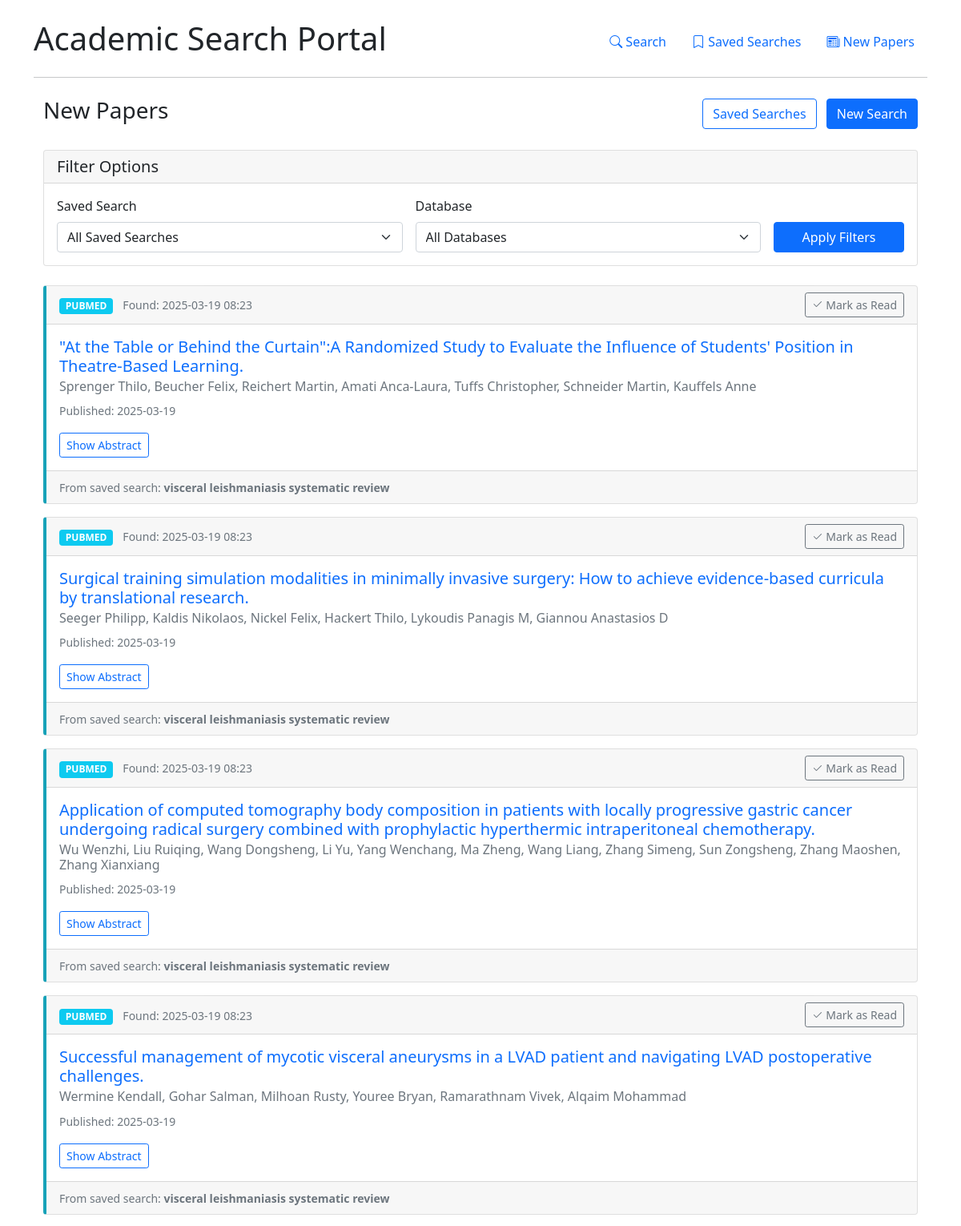
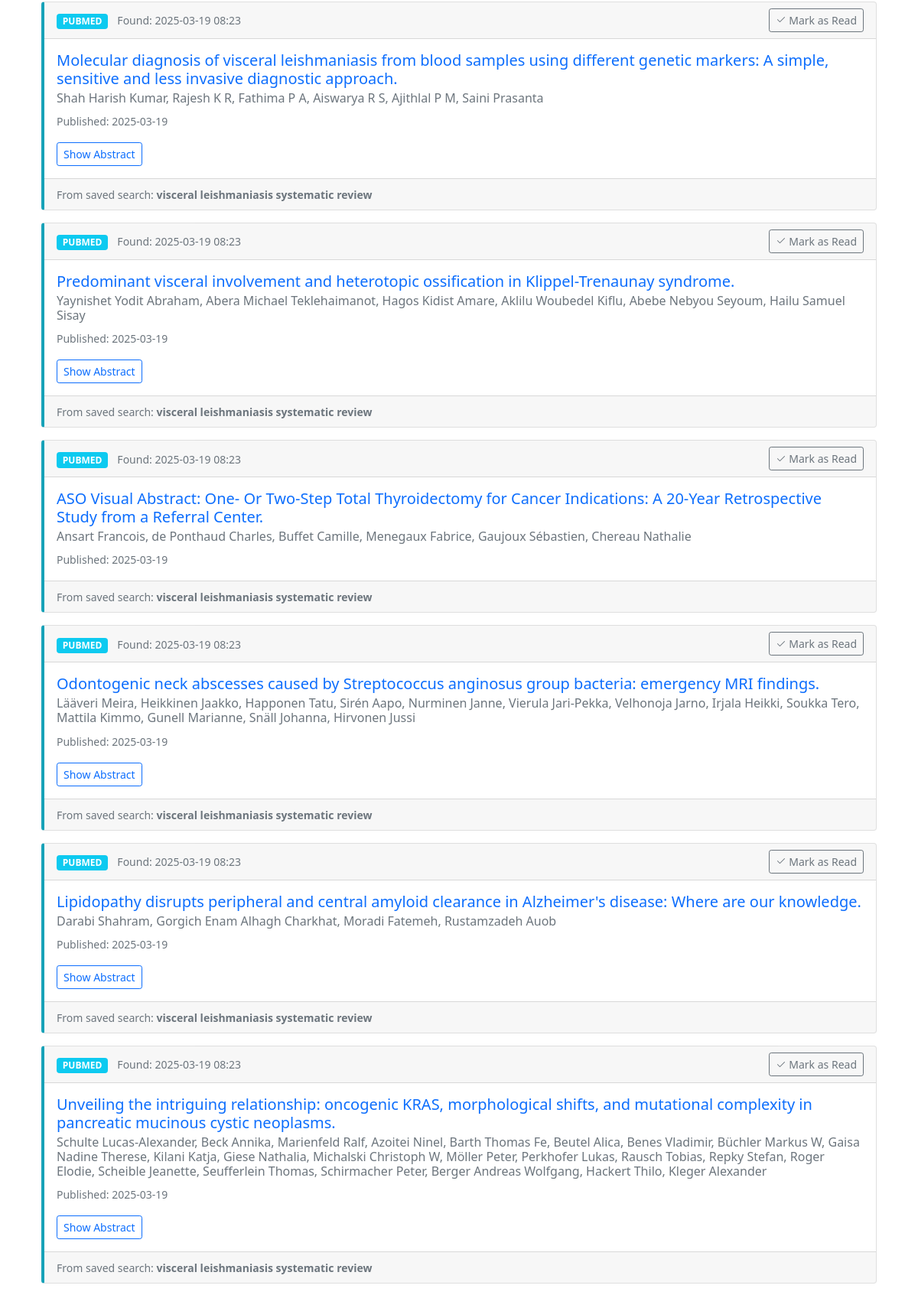
The page /new_papers (upper part) on the database its author committed (2 pictures, top to bottom).
### src/models.py (models this page shows, shortened)
class SearchResult(db.Model):
    __tablename__ = 'search_results'
    id = db.Column(db.Integer, primary_key=True)
    saved_search_id = db.Column(db.Integer, db.ForeignKey('saved_searches.id'), nullable=False)
    paper_id = db.Column(db.String(100), nullable=False)  # PMID or arXiv ID
    database = db.Column(db.String(20), nullable=False)  # pubmed, arxiv, etc.
    title = db.Column(db.String(500), nullable=True)
    authors = db.Column(db.Text, nullable=True)
    abstract = db.Column(db.Text, nullable=True)
    url = db.Column(db.String(500), nullable=True)
    publication_date = db.Column(db.DateTime, nullable=True)
    found_date = db.Column(db.DateTime, default=datetime.utcnow)
    is_new = db.Column(db.Boolean, default=True)
    is_notified = db.Column(db.Boolean, default=False)

class SavedSearch(db.Model):
    __tablename__ = 'saved_searches'
    id = db.Column(db.Integer, primary_key=True)
    name = db.Column(db.String(100), nullable=False)
    query = db.Column(db.String(500), nullable=False)
    parameters = db.Column(db.Text, nullable=False)  # JSON string of search parameters
    databases = db.Column(db.String(100), nullable=False)  # Comma-separated list of databases
    last_check_timestamp = db.Column(db.DateTime, default=datetime.utcnow)
    frequency = db.Column(db.String(20), default='monthly')  # daily, weekly, monthly
    active = db.Column(db.Boolean, default=True)
    user_email = db.Column(db.String(100), nullable=True)  # For future user integration
    created_at = db.Column(db.DateTime, default=datetime.utcnow)
    results = db.relationship('SearchResult', backref='search', lazy=True, cascade="all, delete-orphan")

### app.py (the view)
@app.route('/new_papers')
def new_papers():
    search_id = request.args.get('search_id')
    database = request.args.get('database')
    saved_searches = db.session.query(SavedSearch).all()
    query = db.session.query(SearchResult).filter_by(is_new=True)
    if search_id:
        query = query.filter_by(saved_search_id=int(search_id))
    if database:
        query = query.filter_by(database=database)
    papers = query.order_by(SearchResult.found_date.desc()).all()
    return render_template(
        'new_papers.html',
        papers=papers,
        saved_searches=saved_searches,
        selected_search_id=search_id,
        selected_database=database
    )

### templates/new_papers.html (shortened to what this page needs)
{% extends "base.html" %}
{% block content %}
<div class="container mb-4">
  <div class="d-flex justify-content-between align-items-center mb-4">
    <h3>New Papers</h3>
    <div>
      <a href="{{ url_for('saved_searches') }}" class="btn btn-outline-primary me-2">Saved Searches</a>
      <a href="{{ url_for('index') }}" class="btn btn-primary">New Search</a>
    </div>
  </div>
  <div class="card mb-4">
    <div class="card-header">
      <h5 class="mb-0">Filter Options</h5>
    </div>
    <div class="card-body">
      <form method="GET" action="{{ url_for('new_papers') }}" class="row g-3">
        <div class="col-md-5">
          <label class="form-label">Saved Search</label>
          <select class="form-select" name="search_id" onchange="this.form.submit()">
            <option value="">All Saved Searches</option>
          </select>
        </div>
        <div class="col-md-5">
          <label class="form-label">Database</label>
          <select class="form-select" name="database" onchange="this.form.submit()">
            <option value="">All Databases</option>
          </select>
        </div>
        <div class="col-md-2 d-flex align-items-end">
          <button type="submit" class="btn btn-primary w-100">Apply Filters</button>
        </div>
      </form>
    </div>
  </div>
  {% if papers %}
  <div class="papers-list">
    {% for paper in papers %}
    <div class="card mb-3 paper-card">
      <div class="card-header d-flex justify-content-between align-items-center">
        <div>
          <span class="badge {% if paper.database == 'pubmed' %}bg-info{% elif paper.database == 'arxiv' %}bg-warning{% else %}bg-secondary{% endif %}">
            {{ paper.database|upper }}
          </span>
          <small class="text-muted ms-2">Found: {{ paper.found_date.strftime('%Y-%m-%d %H:%M') }}</small>
        </div>
        <form method="POST" action="{{ url_for('mark_as_read', paper_id=paper.id) }}">
          <button type="submit" class="btn btn-sm btn-outline-secondary">
            <i class="bi bi-check2"></i> Mark as Read
          </button>
        </form>
      </div>
      <div class="card-body">
        <h5 class="card-title">
          <a href="{{ paper.url }}" target="_blank" class="text-decoration-none">{{ paper.title }}</a>
        </h5>
        <h6 class="card-subtitle mb-2 text-muted">{{ paper.authors }}</h6>
        {% if paper.publication_date %}
        <p class="card-text">
          <small class="text-muted">Published: {{ paper.publication_date.strftime('%Y-%m-%d') }}</small>
        </p>
        {% endif %}
        {% if paper.abstract %}
        <div class="mt-2">
          <button class="btn btn-sm btn-outline-primary" type="button"
                  data-bs-toggle="collapse" data-bs-target="#abstract-{{ paper.id }}"
                  aria-expanded="false">
            Show Abstract
          </button>
        </div>
        {% endif %}
      </div>
      <div class="card-footer text-muted">
        <small>From saved search: <strong>{{ paper.search.name }}</strong></small>
      </div>
    </div>
    {% endfor %}
  </div>
  {% else %}
  <div class="alert alert-info">
    <p>No new papers found matching your criteria.</p>
    <p>Run your saved searches to check for new papers, or create new saved searches to get alerts.</p>
  </div>
  {% endif %}
</div>
{% endblock %}

### templates/new_papers.html (style rules this page uses)
.paper-card { transition: all 0.2s ease; border-left: 4px solid #dee2e6; }
.paper-card[data-database="pubmed"] { border-left-color: #17a2b8; }

### rows shown on the page
SearchResult: database "PUBMED", found_date "2025-03-19 08:23", title "\"At the Table or Behind the Curtain\":A Randomized Study to Evaluate the Influence of Students' Position in Theatre-Based Learning.", authors "Sprenger Thilo, Beucher Felix, Reichert Martin, Amati Anca-Laura, Tuffs Christopher, Schneider Martin, Kauffels Anne", publication_date "2025-03-19", search.name "visceral leishmaniasis systematic review"
SearchResult: database "PUBMED", found_date "2025-03-19 08:23", title "Surgical training simulation modalities in minimally invasive surgery: How to achieve evidence-based curricula by translational research.", authors "Seeger Philipp, Kaldis Nikolaos, Nickel Felix, Hackert Thilo, Lykoudis Panagis M, Giannou Anastasios D", publication_date "2025-03-19", search.name "visceral leishmaniasis systematic review"
SearchResult: database "PUBMED", found_date "2025-03-19 08:23", title "Application of computed tomography body composition in patients with locally progressive gastric cancer undergoing radical surgery combined with prophylactic hyperthermic intraperitoneal chemotherapy.", authors "Wu Wenzhi, Liu Ruiqing, Wang Dongsheng, Li Yu, Yang Wenchang, Ma Zheng, Wang Liang, Zhang Simeng, Sun Zongsheng, Zhang Maoshen, Zhang Xianxiang", publication_date "2025-03-19", search.name "visceral leishmaniasis systematic review"
SearchResult: database "PUBMED", found_date "2025-03-19 08:23", title "Successful management of mycotic visceral aneurysms in a LVAD patient and navigating LVAD postoperative challenges.", authors "Wermine Kendall, Gohar Salman, Milhoan Rusty, Youree Bryan, Ramarathnam Vivek, Alqaim Mohammad", publication_date "2025-03-19", search.name "visceral leishmaniasis systematic review"
SearchResult: database "PUBMED", found_date "2025-03-19 08:23", title "Molecular diagnosis of visceral leishmaniasis from blood samples using different genetic markers: A simple, sensitive and less invasive diagnostic approach.", authors "Shah Harish Kumar, Rajesh K R, Fathima P A, Aiswarya R S, Ajithlal P M, Saini Prasanta", publication_date "2025-03-19", search.name "visceral leishmaniasis systematic review"
SearchResult: database "PUBMED", found_date "2025-03-19 08:23", title "Predominant visceral involvement and heterotopic ossification in Klippel-Trenaunay syndrome.", authors "Yaynishet Yodit Abraham, Abera Michael Teklehaimanot, Hagos Kidist Amare, Aklilu Woubedel Kiflu, Abebe Nebyou Seyoum, Hailu Samuel Sisay", publication_date "2025-03-19", search.name "visceral leishmaniasis systematic review"
SearchResult: database "PUBMED", found_date "2025-03-19 08:23", title "ASO Visual Abstract: One- Or Two-Step Total Thyroidectomy for Cancer Indications: A 20-Year Retrospective Study from a Referral Center.", authors "Ansart Francois, de Ponthaud Charles, Buffet Camille, Menegaux Fabrice, Gaujoux Sébastien, Chereau Nathalie", publication_date "2025-03-19", search.name "visceral leishmaniasis systematic review"
SearchResult: database "PUBMED", found_date "2025-03-19 08:23", title "Odontogenic neck abscesses caused by Streptococcus anginosus group bacteria: emergency MRI findings.", authors "Lääveri Meira, Heikkinen Jaakko, Happonen Tatu, Sirén Aapo, Nurminen Janne, Vierula Jari-Pekka, Velhonoja Jarno, Irjala Heikki, Soukka Tero, Mattila Kimmo, Gunell Marianne, Snäll Johanna, Hirvonen Jussi", publication_date "2025-03-19", search.name "visceral leishmaniasis systematic review"
SearchResult: database "PUBMED", found_date "2025-03-19 08:23", title "Lipidopathy disrupts peripheral and central amyloid clearance in Alzheimer's disease: Where are our knowledge.", authors "Darabi Shahram, Gorgich Enam Alhagh Charkhat, Moradi Fatemeh, Rustamzadeh Auob", publication_date "2025-03-19", search.name "visceral leishmaniasis systematic review"
SearchResult: database "PUBMED", found_date "2025-03-19 08:23", title "Unveiling the intriguing relationship: oncogenic KRAS, morphological shifts, and mutational complexity in pancreatic mucinous cystic neoplasms.", authors "Schulte Lucas-Alexander, Beck Annika, Marienfeld Ralf, Azoitei Ninel, Barth Thomas Fe, Beutel Alica, Benes Vladimir, Büchler Markus W, Gaisa Nadine Therese, Kilani Katja, Giese Nathalia, Michalski Christoph W, Möller Peter, Perkhofer Lukas, Rausch Tobias, Repky Stefan, Roger Elodie, Scheible Jeanette, Seufferlein Thomas, Schirmacher Peter, Berger Andreas Wolfgang, Hackert Thilo, Kleger Alexander", publication_date "2025-03-19", search.name "visceral leishmaniasis systematic review"
